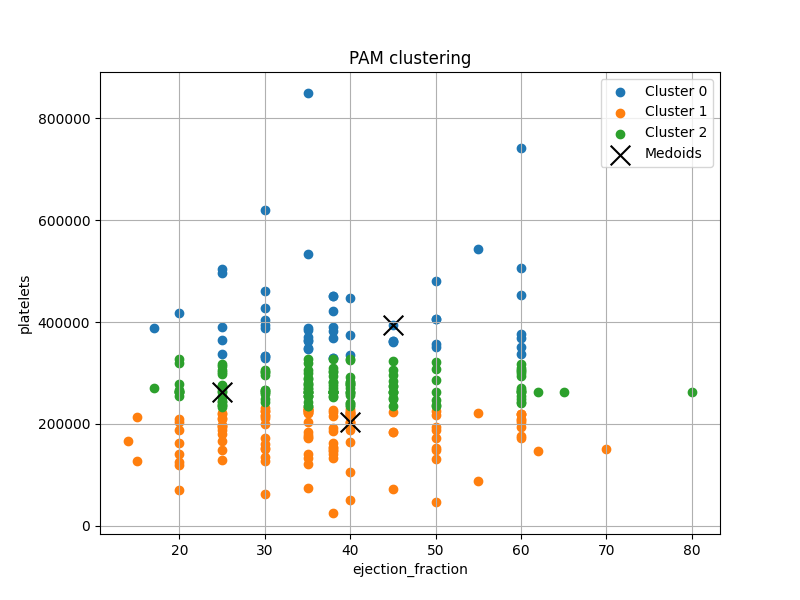

Write the Python code that produced this figure.
import pandas as pd
import numpy as np
from sklearn.metrics.pairwise import pairwise_distances
import matplotlib.pyplot as plt
data=pd.read_csv('D:\Ai&Ml\HeartDisease.csv')
x=data[['ejection_fraction','platelets']].values
def calculate_cost(x,medoids,distance_metric):
    distance_matrix=pairwise_distances(x,medoids,metric=distance_metric)
    return np.sum(np.min(distance_matrix,axis=1))
def pam(x,k,max_iterations=100,distance_metric='euclidean'):
    num_samples,num_features=x.shape
    medoids=x[np.random.choice(num_samples,k,replace=False)]
    for _ in range(max_iterations):
        labels=np.argmin(pairwise_distances(x,medoids,metric=distance_metric),axis=1)
        for i in range(k):
                         current_cost=calculate_cost(x,medoids,distance_metric)
                         non_medoids_idx=np.where(labels!=i)[0]
                         for candidate_medoid in non_medoids_idx:
                             new_medoids=np.copy(medoids)
                             new_medoids[i]=x[candidate_medoid]
                             candidate_cost=calculate_cost(x,new_medoids,distance_metric)
                             if candidate_cost<current_cost:
                                 medoids=np.copy(new_medoids)
    return labels,medoids
k=3
cluster_labels,medoids=pam(x,k)
plt.figure(figsize=(8,6))
for label in set(cluster_labels):
    cluster_data=x[cluster_labels==label]
    plt.scatter(cluster_data[:,0],cluster_data[:,1],label=f"Cluster {label}")
plt.scatter(medoids[:,0],medoids[:,1],marker='x',s=200,c='black',label="Medoids")
plt.xlabel('ejection_fraction')
plt.ylabel('platelets')
plt.title('PAM clustering')
plt.legend()
plt.grid(True)
plt.show()
